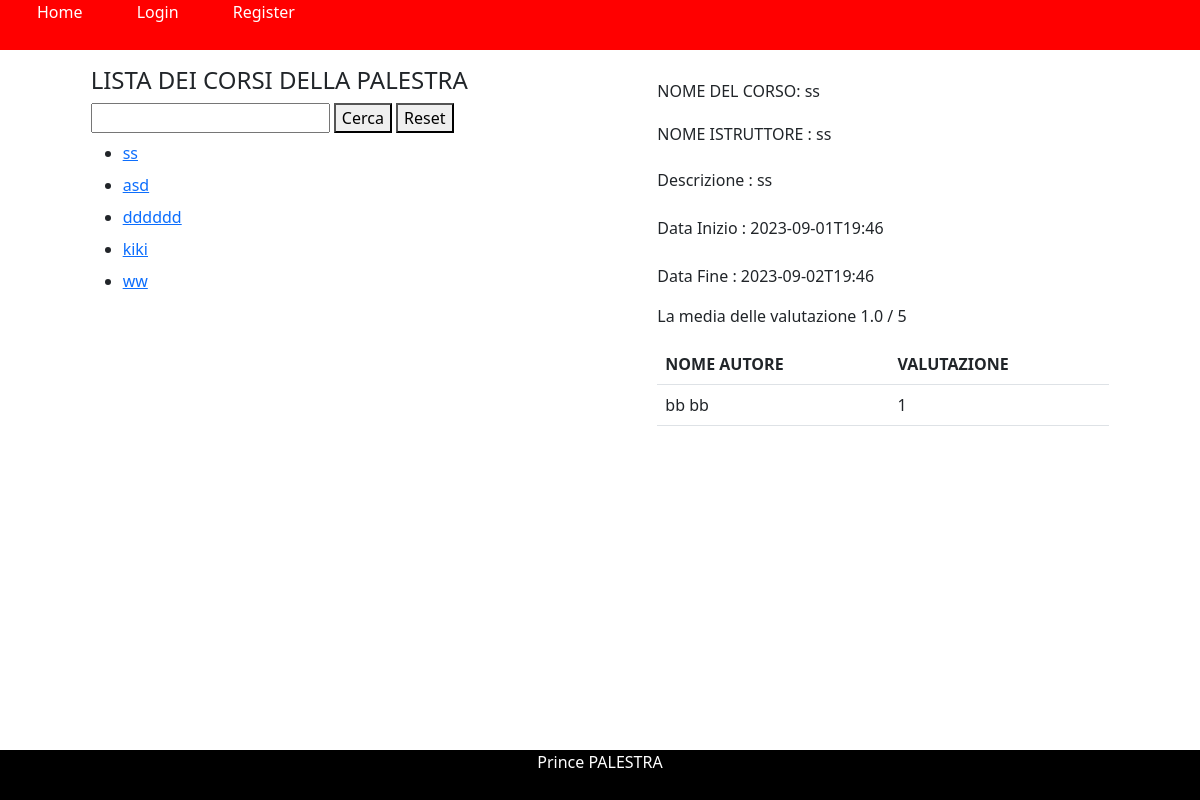
Screenshot of /corsi/1 with the database file from the repository.
### tables this page shows
CREATE TABLE corso ( 
            id INTEGER NOT NULL PRIMARY KEY,
    	    titolo TEXT NOT NULL,
    	    descrizione TEXT NOT NULL,
    	    istruttore TEXT NOT NULL UNIQUE,
    	    startTime DATE NOT NULL ,
    	    endTime DATE NOT NULL
        );

CREATE TABLE corso_iscritto ( 
            id_user INTEGER NOT NULL,
            id_corso INTEGER NOT NULL,
            voto INTEGER,
            CONSTRAINT key_c_i PRIMARY KEY (id_user, id_corso)  
        );

CREATE TABLE user 
    ( 
        id INTEGER PRIMARY KEY,
	    nome TEXT NOT NULL,
	    cognome TEXT NOT NULL,
	    email TEXT NOT NULL UNIQUE,
	    ruolo TEXT NOT NULL ,
	    password TEXT NOT NULL ,
	    dataDeactivazione DATE
    );

### main.py (the view)
@app.route("/corsi/<int:id>")
def corsoById(id,message=""):
    role = None
    idUser = None
    if current_user.is_authenticated:
        idUser = current_user.id
        role = current_user.ruolo
    listacorsi = corsodao.getCorsi(role)
    res = corsodao.getCorsoById(id, idUser, role)
    if not current_user.is_authenticated:
        return render_template('corsi.html', session=getSession(), listacorsi=listacorsi, corso=res['corso'])
    return render_template('corsi.html', session=getSession(), listacorsi=listacorsi, corso=res['corso'])

### corsodao.py (called while the page is built)
def mapper(d):
    data = {}
    data['id'] = d[0]
    data['titolo'] = d[1]
    data['descrizione'] = d[2]
    data['istruttore'] = d[3]
    data['startTime'] = d[4]
    data['endTime'] = d[5]
    return data

def getCorsi(role):
    res = {}
    try:
        sql = ("""
                SELECT id,titolo,descrizione,istruttore,startTime,endTime
                FROM corso
            """)
        conn = sqlite3.connect('palestra.db')
        cursor = conn.cursor()
        cursor.execute(sql)
        mapped = []
        for data in cursor.fetchall():
            mapped.append(mapper(data))
        res['result'] = True
        res['data'] = mapped
    except Exception as e:
        return []
        print('ERROR', str(e))
    cursor.close()
    conn.close()
    return mapped

def getMediaVoto( idCorso, idUser=None):
    try:
        sql = (""" SELECT AVG(voto) FROM corso_iscritto WHERE voto IS NOT NULL AND id_corso = ? """)
        conn = sqlite3.connect('palestra.db')
        cursor = conn.cursor()
        cursor.execute(sql, (idCorso,))
        media = cursor.fetchone()[0]
        cursor.close()
        conn.close()
        return media
    except Exception as e:
        print('ERROR', str(e))
        cursor.close()
        conn.close()

def getVoti( idCorso):
    try:
        sql = ("""  SELECT u.nome, u.cognome, ci.voto FROM  corso_iscritto ci , user u
                    WHERE ci.id_corso = ? AND u.id = ci.id_user AND ci.voto IS NOT NULL
             """)
        conn = sqlite3.connect('palestra.db')
        cursor = conn.cursor()
        cursor.execute(sql, (idCorso,))
        dati = []
        for data in cursor.fetchall():
            dati.append({'nome': data[0], 'cognome': data[1],'voto': data[2]})
        cursor.close()
        conn.close()
        return dati
    except Exception as e:
        print('ERROR', str(e))
        cursor.close()
        conn.close()
        return []

### main.py (called while the page is built)
def getSession () :
    if current_user.is_authenticated:
        return userdao.getAccountByEmail(current_user.id)
    return None

### templates/corsi.html (shortened to what this page needs)
{% extends "base.html" %}
{%block mainbody %}
<div  class="container-fluid mt-3">
    <div class="row justify-content-evenly">
        <div class="col-xl-5 col-md-6 col-12">
            <div class="container-fluid">
                <h4> LISTA DEI CORSI DELLA PALESTRA</h4>
                <section>
                    <input type="text" id="search"></input>
                    <button type="button" onclick="search(event, {{listacorsi}})">Cerca</button>
                    <button type="button" onclick="resetSearch(event, {{listacorsi}})">Reset</button>
                </section>
                <section id="corsi">
                    <ul id="corsiul">
                        {% for corso in listacorsi %}
                        <li class="my-2">
                            <a href="{{url_for('corsoById', id=corso.id)}}">{{corso.titolo | e}}</a>
                        </li>
                        {% endfor %}
                    </ul>
                </section>
            </div>
        </div>
        <div class="col-xl-5 col-md-6 col-12">
            <div class="container-fluid">
                {% if corso %}
                    <h6 class="mt-3">NOME DEL CORSO: {{corso.titolo | e}}</h6>
                    <h6 class="mt-4">NOME ISTRUTTORE : {{corso.istruttore | e}}</h6>
                    <p class="mt-4">Descrizione : {{corso.descrizione | e}}</p>
                    <p class="mt-4">Data Inizio : {{corso.startTime | e}}</p>
                    <p class="mt-4">Data Fine : {{corso.endTime | e}}</p>
                    {% if corso.media %}
                        <p>La media delle valutazione {{ corso.media | e}} / 5 </p>
                    {% endif %}
                    {% if corso.commenti %}
                        <table class="table">
                            <thead>
                            <tr>
                                <th>NOME AUTORE</th>
                                <th>VALUTAZIONE</th>
                            </tr>
                            </thead>
                            <tbody>
                            {% if corso.commenti |  length > 0 %}
                                {% for commento in corso.commenti %}
                                <tr>
                                    <td>{{commento.nome | e}} {{commento.cognome | e}} </td>
                                    <td>{{commento.voto | e}}</td>
                                </tr>
                                {% endfor %}
                            {% else %}
                            <tr>Non ci sono commenti</tr>
                            {% endif %}
                            </tbody>
                        </table>
                    {% endif %}
                {% endif %}
            </div>
        </div>
    </div>
</div>
{% endblock %}

### rows the page displays
corso: titolo "ss", istruttore "ss", descrizione "ss", startTime "2023-09-01T19:46", endTime "2023-09-02T19:46"
corso: titolo "asd"
corso: titolo "dddddd"
corso: titolo "kiki"
corso: titolo "ww"
corso_iscritto: nome "bb", cognome "bb", voto "1"

### other values shown
{{ corso.media | e }} "1.0"
